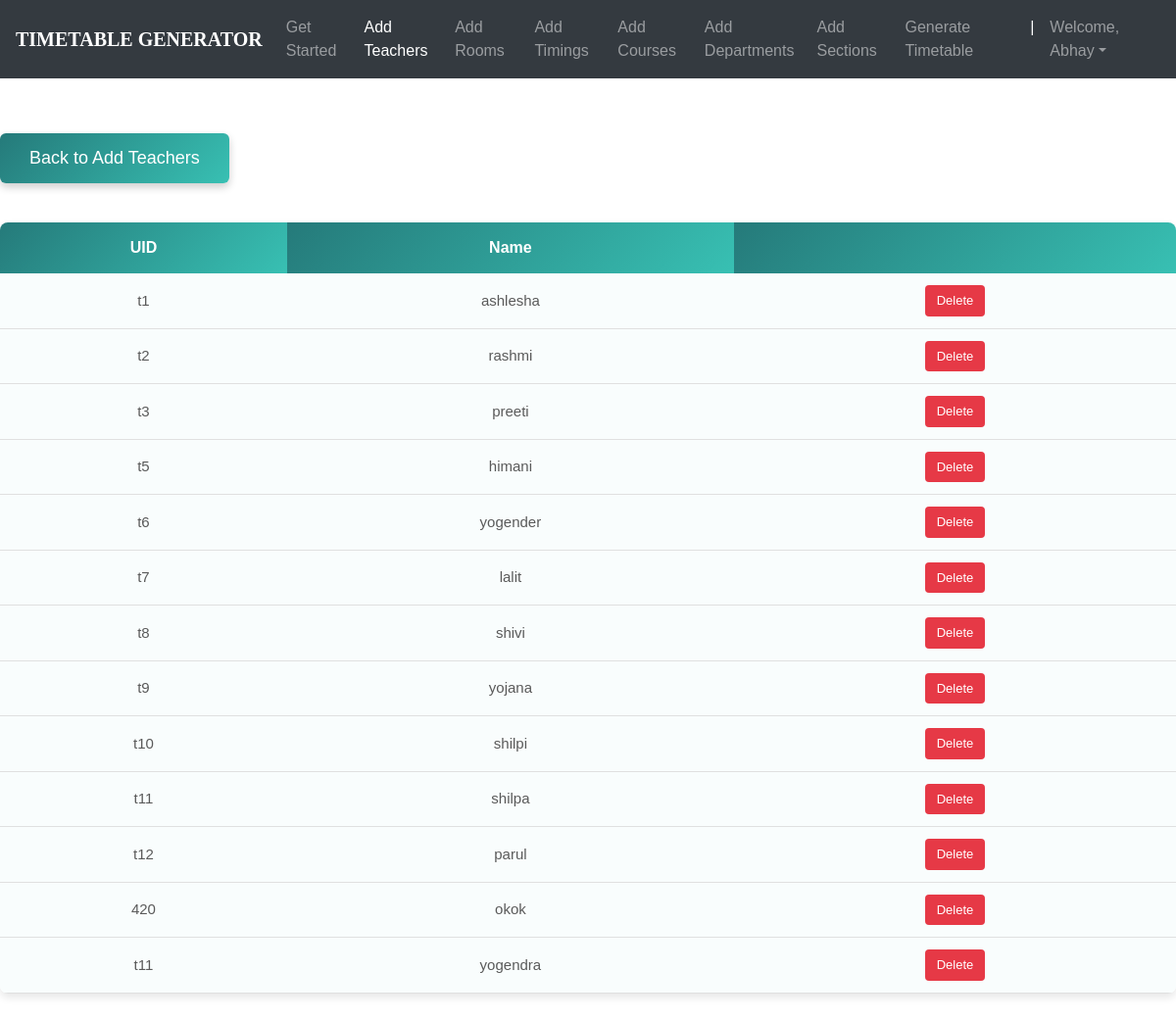
The page /teachers_list/ (signed in) on the database its author committed.
### ttgen/models.py (models this page shows, shortened)
class Instructor(models.Model):
    uid = models.CharField(max_length=6)
    name = models.CharField(max_length=25)

### ttgen/views.py (the view)
# urls.py: path('teachers_list/', views.inst_list_view , name='editinstructor'),
@login_required
def inst_list_view(request):
    context = {
        'instructors': Instructor.objects.all()
    }
    return render(request, 'inslist.html', context)

### templates/inslist.html (shortened to what this page needs)
<!DOCTYPE html>
<html lang="en">
<head>
	<link rel="stylesheet" href="https://maxcdn.bootstrapcdn.com/bootstrap/4.0.0/css/bootstrap.min.css">
    <link rel="stylesheet" type="text/css" href="static/css/index.css">
</head>
<body>
        <header>
			<nav class="navbar navbar-expand-md navbar-dark fixed-top bg-dark">
                <a class="navbar-brand" href="#"><b>TIMETABLE GENERATOR</b></a>
                <div class="collapse navbar-collapse" id="navbarCollapse">
                    <ul class="navbar-nav ml-auto">
                    <li class="nav-item">
                        <a class="nav-link" href="{% url 'admindash' %}">Get Started</a>
                    </li>
                    <li class="nav-item active">
                        <a class="nav-link" href="{% url 'addInstructors' %}">Add Teachers</a>
                    </li>
                    <li class="nav-item">
                        <a class="nav-link" href="{% url 'addRooms' %}">Add Rooms</a>
                    </li>
                    <li class="nav-item">
		                <a class="nav-link" href="{% url 'addTimings' %}">Add Timings</a>
		            </li>
                    <li class="nav-item">
                        <a class="nav-link" href="{% url 'addCourses' %}">Add Courses</a>
                    </li>
                    <li class="nav-item">
			            <a class="nav-link" href="{% url 'addDepts' %}">Add Departments</a>
		            </li>
                    <li class="nav-item">
			            <a class="nav-link" href="{% url 'addSections' %}">Add Sections</a>
		            </li>
                    <li class="nav-item">
			            <a class="nav-link" href="{% url 'generate' %}">Generate Timetable</a>
		            </li>
                    <li class="nav-item active">
			            <a class="nav-link">|</a>
		            </li>
                    <li class="nav-item dropdown">
		                <a class="nav-link dropdown-toggle" href="#" id="dropdown03" data-toggle="dropdown" aria-haspopup="true" aria-expanded="false">Welcome, {{ user.first_name }}</a>
		            </li>
                    </ul>
                </div>
            </nav>
        </header><br><br>
        {% block content %}
        {% load static %}
<fieldset class="fieldset">
   <a href="{% url 'addInstructors'%}">
    <button class="back-btn">Back to Add Teachers</button>
</a>
    <div class="tabcontent" id="edit">
        <table class="table1">
            <thead>
            <tr class="table-headers">
            <th>UID</th>
            <th>Name</th>
            <th  class="empty"></th>
            </tr>
            </thead>
            <tbody>
            {% for inst in instructors %}
            <tr>
             <td>{{inst.uid}}</td>
             <td>{{inst.name}}</td>
             <td class="empty">
                <form action="{% url 'deleteinstructor' inst.id %}" method="post">
                        <input type="submit" value="Delete" class="cross">
                </form>
             </td>
             </tr>
            {% endfor %}
            </tbody>
        </table>
    </div>
</fieldset>
{% endblock %}

### static/css/index.css (style rules this page uses)
body { padding-top: 3rem; padding-bottom: 3rem; color: #5a5a5a; font-family: 'Poppins', sans-serif; overflow-x: hidden; }
nav { font-family: sans-serif; }
.navbar-brand { font-size: 20px; font-family: Georgia, 'Times New Roman', Times, serif; }

### templates/inslist.html (style rules this page uses)
.table1 { width: 100%; border-collapse: collapse; margin-top: 20px; border-radius: 8px; overflow: hidden; box-shadow: 0 4px 8px rgba(0,0,0,0.1); text-align: center; }
.table1 th { background: linear-gradient(135deg, #257a7a, #38c0b3); color: #fff; font-weight: 600; padding: 14px; font-size: 16px; }
.table1 td { background-color: #f9fdfd; padding: 12px; font-size: 15px; border-bottom: 1px solid #e0e0e0; transition: background 0.3s; }
.cross { font-size: 13px; padding: 6px 12px; border-radius: 4px; background: #e63946; color: #fff; border: none; cursor: pointer; transition: 0.3s; }
.back-btn { background: linear-gradient(135deg, #257a7a, #38c0b3); color: #fff; padding: 12px 30px; border: none; border-radius: 6px; font-size: 18px; font-weight: 500; cursor: pointer; box-shadow: 0 4px 8px rgba(0,0,0,0.2); transition: all 0.3s ease; margin-bottom: 20px; margin-top: 40px; }

### rows shown on the page
Instructor: uid "t1", name "ashlesha"
Instructor: uid "t2", name "rashmi"
Instructor: uid "t3", name "preeti"
Instructor: uid "t5", name "himani"
Instructor: uid "t6", name "yogender"
Instructor: uid "t7", name "lalit"
Instructor: uid "t8", name "shivi"
Instructor: uid "t9", name "yojana"
Instructor: uid "t10", name "shilpi"
Instructor: uid "t11", name "shilpa"
Instructor: uid "t12", name "parul"
Instructor: uid "420", name "okok"
Instructor: uid "t11", name "yogendra"

### other values the page prints
{{ user.first_name }} "Abhay"
